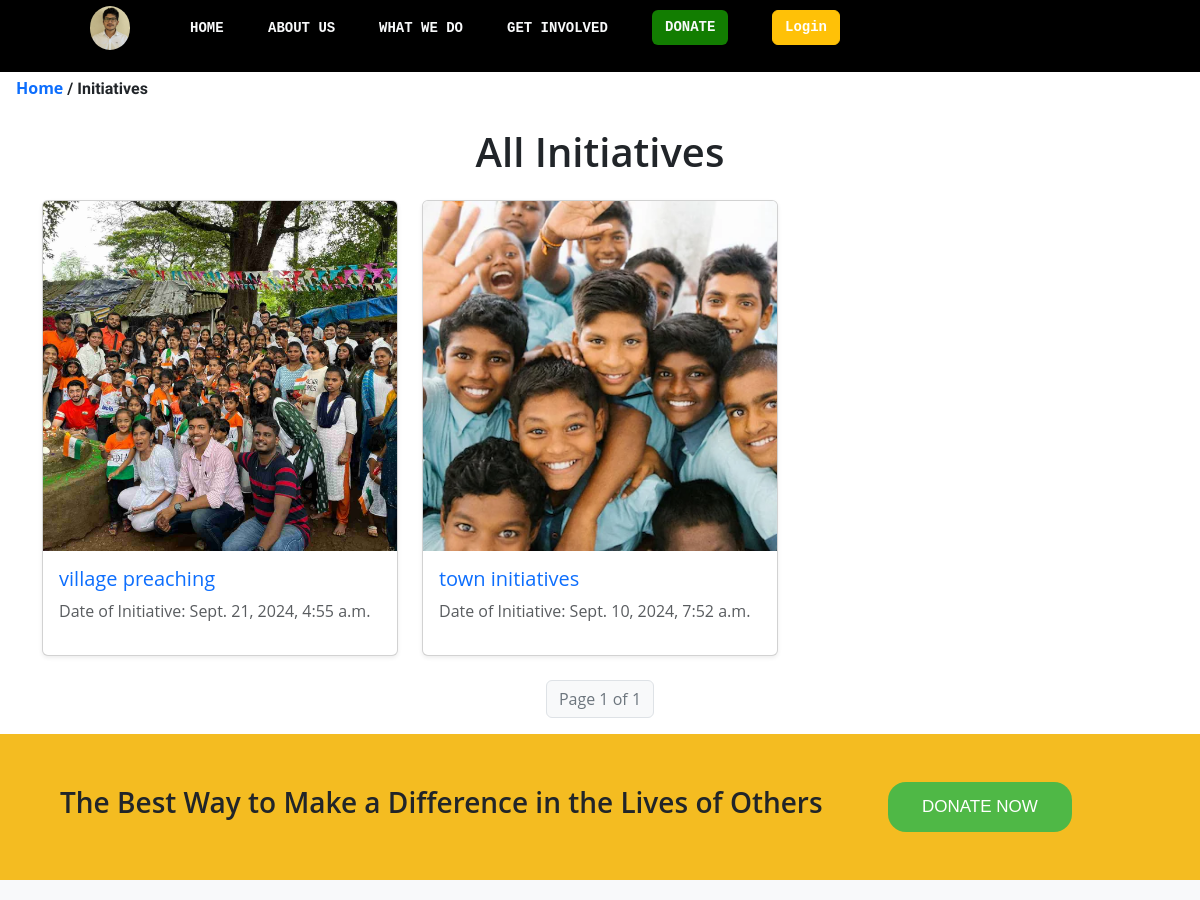
The app's page /initiatives/ (upper part), older data.
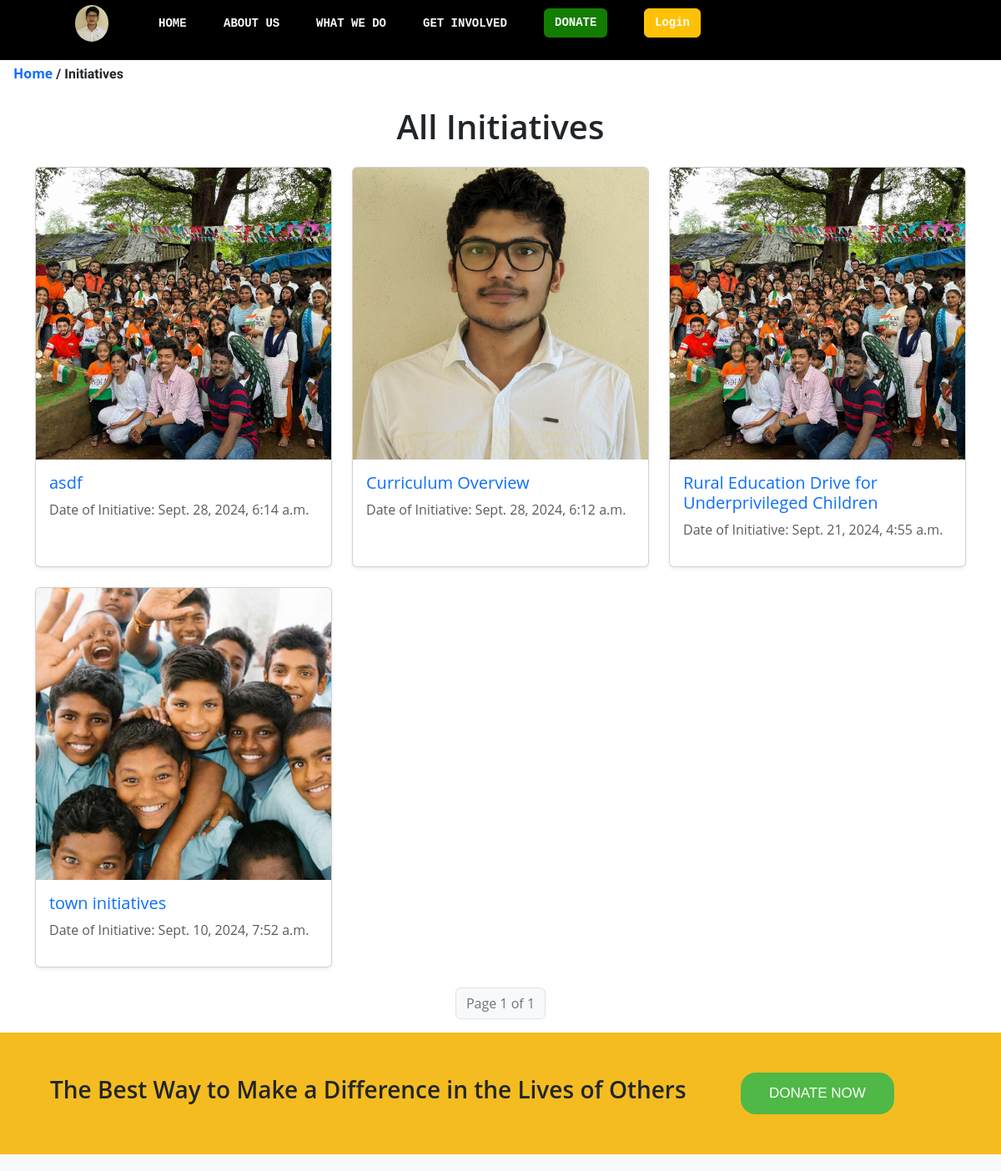
The same page, newer data.
### initiatives/models.py (models this page shows, shortened)
class Initiative(models.Model):
    initiative_id = models.AutoField(primary_key=True)
    title = models.CharField(max_length=255, blank=True)
    excert = models.CharField(max_length=200,blank=True)
    point_wise = RichTextField(blank=True)
    content = RichTextField(blank=True)
    url = models.CharField(max_length=100, unique=True)
    image1 = models.ImageField(upload_to='initiatives/', blank=True)
    caption_for_image = models.CharField(max_length=100, blank=True)
    date_of_initiative = models.DateTimeField(default=timezone.now)
    tags_for_seo_and_search_bar_in_website = models.TextField(
        help_text='Add tags for search and SEO purposes.'
    )
    youtube_video = models.URLField(blank=True, help_text="Add a YouTube video URL")
    STATUS_CHOICES = (
        ('draft', 'Draft'),
        ('published', 'Published'),
    )
    status = models.CharField(max_length=10, choices=STATUS_CHOICES, default='draft')

### initiatives/views.py (the view)
# urls.py: path('initiatives/', views.initiative_page, name='initiative_page'),  # All initiatives page
def initiative_page(request):
    i1 = Initiative.objects.all().order_by('-date_of_initiative')  # Use the relevant field for sorting
    paginator = Paginator(i1, 15)  # Show 15 initiatives per page
    page_number = request.GET.get('page')  # Get the current page number from the URL
    initiatives_page = paginator.get_page(page_number)  # Get the initiatives for the current page
    context = {
        'initiatives_page': initiatives_page,
    }
    return render(request, 'initiatives/all_initiatives.html', context)

### templates/initiatives/all_initiatives.html (shortened to what this page needs)
{% extends "base/base_other_pages.html" %}
{% block content %}
<div class="page-bar">
    <div class="px-3">
        <a href="/" class="text-decoration-none">Home</a> /
        <span class="text-decoration-none">Initiatives</span>
    </div>
</div>
<div class="container mt-4">
    <h1 class="text-center my-4">All Initiatives</h1>
    <div class="row">
        {% for i in initiatives_page %}
        <div class="col-md-4 mb-4 initiative-card">
            <div class="card h-100 shadow-sm">
                <img src="{{ i.image1.url }}" class="card-img-top" alt="{{ i.title | truncatechars:10 }} image">
                <div class="card-body">
                    <h5 class="card-title text-primary">
                        <a href="/initiatives/{{ i.url }}" class="text-decoration-none">{{ i.title }}</a>
                    </h5>
                    <p class="card-text text-muted">Date of Initiative: {{ i.date_of_initiative }}</p>
                </div>
            </div>
        </div>
        {% empty %}
        <div class="alert alert-warning text-center" role="alert">
            No initiatives available.
        </div>
        {% endfor %}
    </div>
    <nav aria-label="Page navigation">
        <ul class="pagination justify-content-center">
            <li class="page-item disabled">
                <span class="page-link">Page {{ initiatives_page.number }} of {{ initiatives_page.paginator.num_pages }}</span>
            </li>
        </ul>
    </nav>
</div>
{% endblock %}

Row changes from the older to the newer data that the page shows:
added Initiative: image1 (picture), title "asdf", date_of_initiative "Sept. 28, 2024, 6:14 a.m."
added Initiative: image1 (picture), title "Curriculum Overview", date_of_initiative "Sept. 28, 2024, 6:12 a.m."
changed Initiative: title "village preaching" → "Rural Education Drive for Underprivileged Children"
